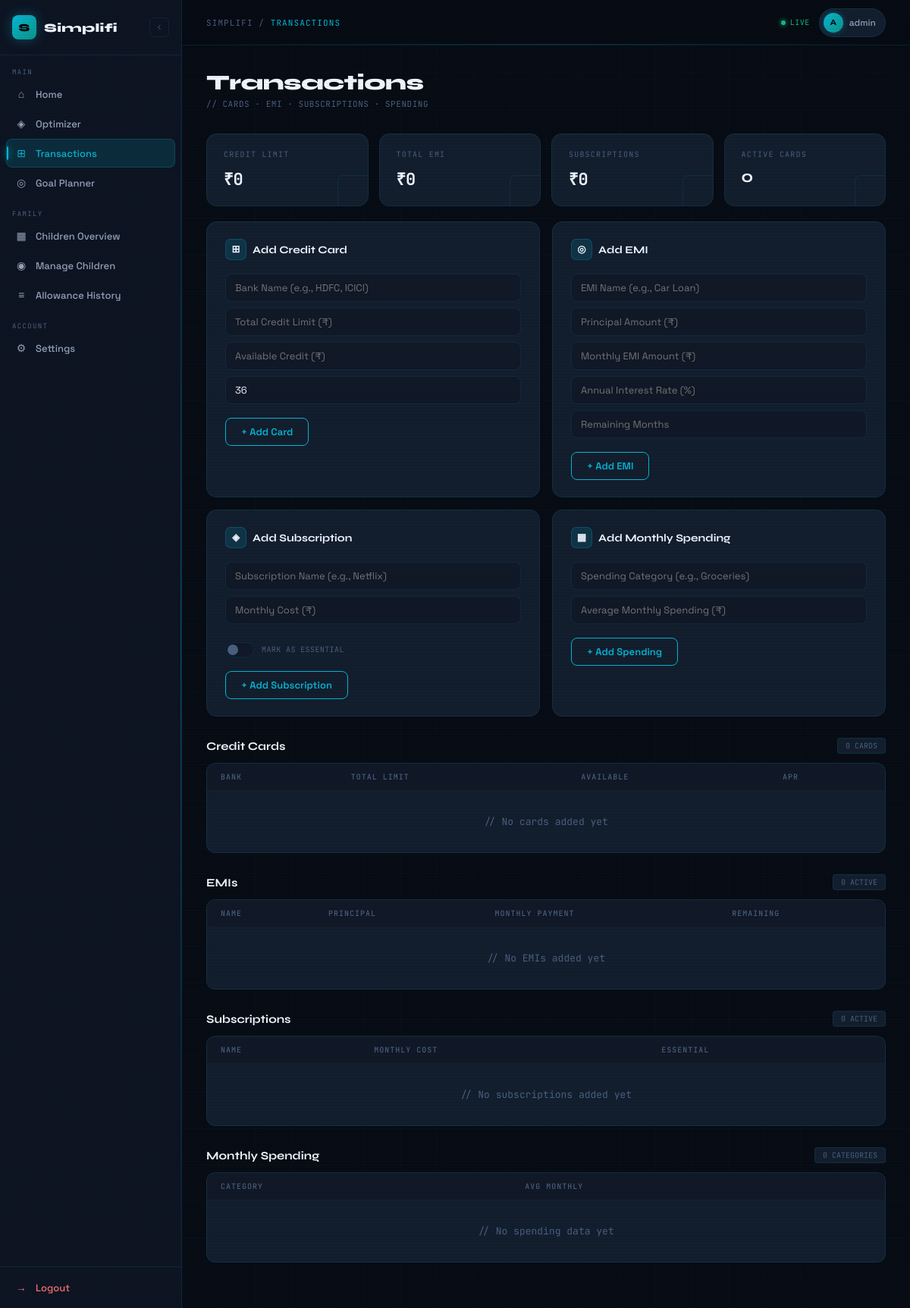
Before: /finance/transactions/ (signed in) with the older database file.
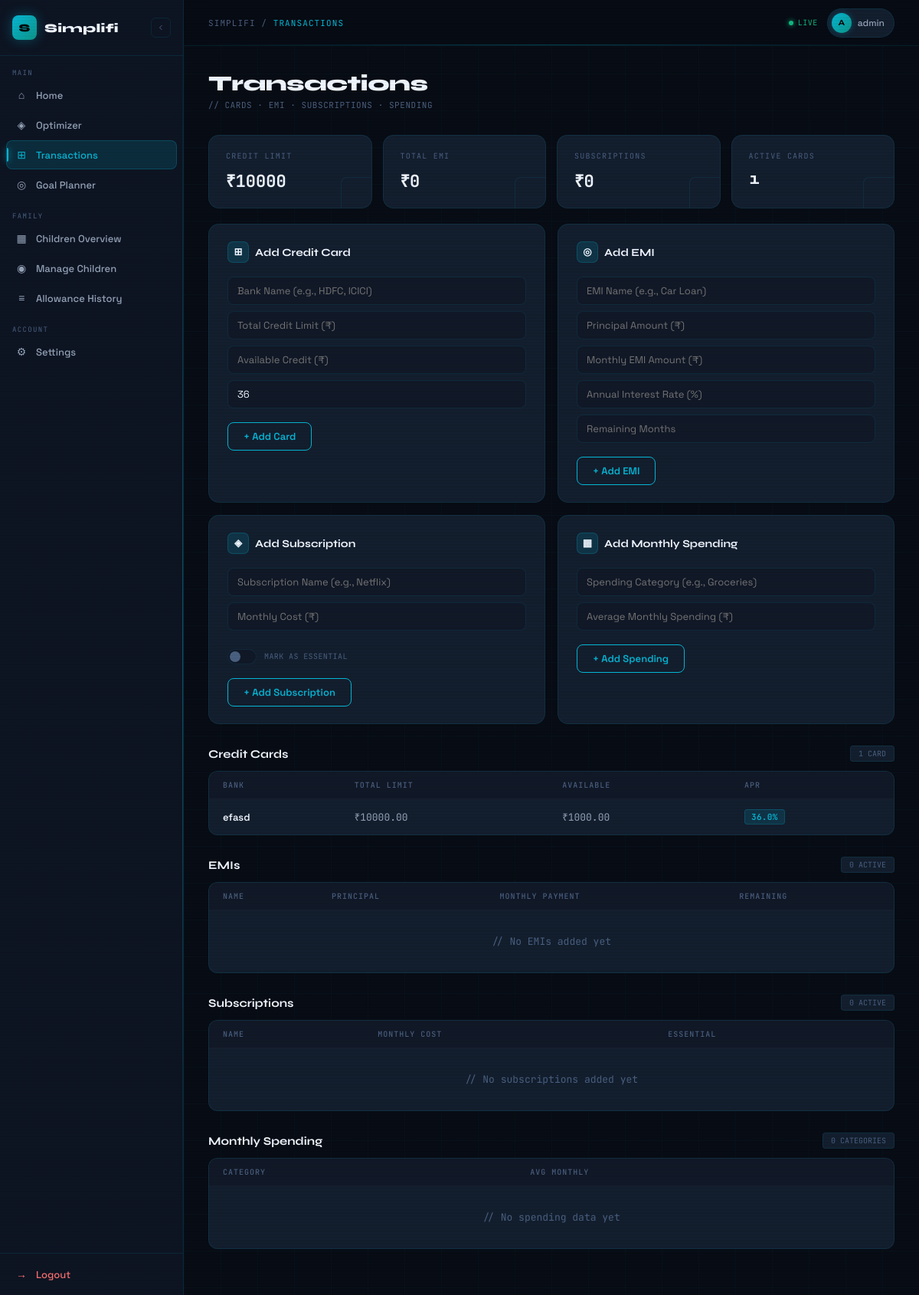
After: the same page with the newer database file.
### finance/models.py (models this page shows, shortened)
class CreditCard(models.Model):
    user = models.ForeignKey(settings.AUTH_USER_MODEL, on_delete=models.CASCADE)
    bank_name = models.CharField(max_length=100)
    total_limit = models.DecimalField(max_digits=12, decimal_places=2)
    available_limit = models.DecimalField(max_digits=12, decimal_places=2)
    interest_rate = models.FloatField(help_text="Annual interest rate (%)", default=36)
    created_at = models.DateTimeField(auto_now_add=True)

### finance/views.py (the view)
# urls.py: path('transactions/', transactions, name='transactions'),
@login_required
def transactions(request):
    cards = CreditCard.objects.filter(user=request.user)
    emis = EMI.objects.filter(user=request.user)
    subs = Subscription.objects.filter(user=request.user)
    spendings = MonthlySpending.objects.filter(user=request.user)
    if request.method == "POST":
        form_type = request.POST.get("form_type")
        if form_type == "card":
            card_form = CreditCardForm(request.POST)
            if card_form.is_valid():
                card = card_form.save(commit=False)
                card.user = request.user
                card.save()
                return redirect("transactions")
        elif form_type == "emi":
            emi_form = EMIForm(request.POST)
            if emi_form.is_valid():
                emi = emi_form.save(commit=False)
                emi.user = request.user
                emi.save()
                return redirect("transactions")
        elif form_type == "sub":
            sub_form = SubscriptionForm(request.POST)
            if sub_form.is_valid():
                sub = sub_form.save(commit=False)
                sub.user = request.user
                sub.save()
                return redirect("transactions")
        elif form_type == "spend":
            spend_form = SpendingForm(request.POST)
            if spend_form.is_valid():
                spend = spend_form.save(commit=False)
                spend.user = request.user
                spend.save()
                return redirect("transactions")
    else:
        card_form = CreditCardForm()
        emi_form = EMIForm()
        sub_form = SubscriptionForm()
        spend_form = SpendingForm()
    paginator = Paginator(cards, 5)
    page_number = request.GET.get("page")
    page_obj = paginator.get_page(page_number)
    total_credit_limit = cards.aggregate(
        total=Sum("total_limit")
    )["total"] or 0
    total_emi = emis.aggregate(
        total=Sum("monthly_payment")
    )["total"] or 0
    total_subscription = subs.aggregate(
        total=Sum("monthly_cost")
    )["total"] or 0
    context = {
        "card_form": card_form,
        "emi_form": emi_form,
        "sub_form": sub_form,
        "spend_form": spend_form,
        "page_obj": page_obj,
        "emis": emis,
        "subs": subs,
        "spendings": spendings,
        "total_credit_limit": total_credit_limit,
        "total_emi": total_emi,
        "total_subscription": total_subscription,
    }
    return render(request, "finance/transactions.html", context)

### finance/forms.py (shortened to what this page needs)
class CreditCardForm(BaseStyledForm):
    class Meta:
        model = CreditCard
        fields = ['bank_name', 'total_limit', 'available_limit', 'interest_rate']
    def __init__(self, *args, **kwargs):
        super().__init__(*args, **kwargs)
        self.fields['bank_name'].widget.attrs['placeholder'] = "Bank Name (e.g., HDFC, ICICI)"
        self.fields['total_limit'].widget.attrs['placeholder'] = "Total Credit Limit (₹)"
        self.fields['available_limit'].widget.attrs['placeholder'] = "Available Credit (₹)"
        self.fields['interest_rate'].widget.attrs['placeholder'] = "Annual Interest Rate (%) e.g. 36"

### finance/templates/finance/transactions.html (shortened to what the changed rows need)
{% extends "accounts/dashboard.html" %}
{% block content %}
<div class="summary-strip" style="margin-bottom:20px;">
  <div class="stat-card delay-1">
    <div class="stat-corner"></div>
    <div class="stat-label">Credit Limit</div>
    <div class="stat-value mono">₹{{ total_credit_limit }}</div>
  </div>
  <div class="stat-card delay-4">
    <div class="stat-corner"></div>
    <div class="stat-label">Active Cards</div>
    <div class="stat-value">{{ page_obj.paginator.count }}</div>
  </div>
</div>
<div class="table-section">
  <div class="table-header">
    <div class="table-title">Credit Cards</div>
    <span class="table-count">{{ page_obj.paginator.count }} CARD{% if page_obj.paginator.count != 1 %}S{% endif %}</span>
  </div>
  <div class="table-wrap">
    <table>
      <thead>
        <tr>
          <th>Bank</th>
          <th>Total Limit</th>
          <th>Available</th>
          <th>APR</th>
        </tr>
      </thead>
      <tbody>
        {% for card in page_obj %}
        <tr>
          <td style="color:var(--ink);font-weight:600;">{{ card.bank_name }}</td>
          <td class="mono">₹{{ card.total_limit }}</td>
          <td class="mono">₹{{ card.available_limit }}</td>
          <td><span class="badge badge-cyan">{{ card.interest_rate }}%</span></td>
        </tr>
        {% empty %}
        <tr class="empty-row"><td colspan="4">// No cards added yet</td></tr>
        {% endfor %}
      </tbody>
    </table>
  </div>
</div>
<div class="table-section">
  <div class="table-wrap">
    <table>
      <thead>
        <tr>
          <th>Name</th>
          <th>Principal</th>
          <th>Monthly Payment</th>
          <th>Remaining</th>
        </tr>
      </thead>
    </table>
  </div>
</div>
<div class="table-section">
  <div class="table-wrap">
    <table>
      <thead>
        <tr>
          <th>Name</th>
          <th>Monthly Cost</th>
          <th>Essential</th>
        </tr>
      </thead>
    </table>
  </div>
</div>
<div class="table-section">
  <div class="table-wrap">
    <table>
      <thead>
        <tr>
          <th>Category</th>
          <th>Avg Monthly</th>
        </tr>
      </thead>
    </table>
  </div>
</div>
{% endblock %}

Changed rows visible on the page:
added CreditCard: bank_name "efasd", total_limit "10000.00", available_limit "1000.00", interest_rate "36.0"
Other visible differences:
{{ total_credit_limit }}: "0" → "10000"
{{ page_obj.paginator.count }}: "0" → "1"
text no longer shown: "S // No cards added yet"
